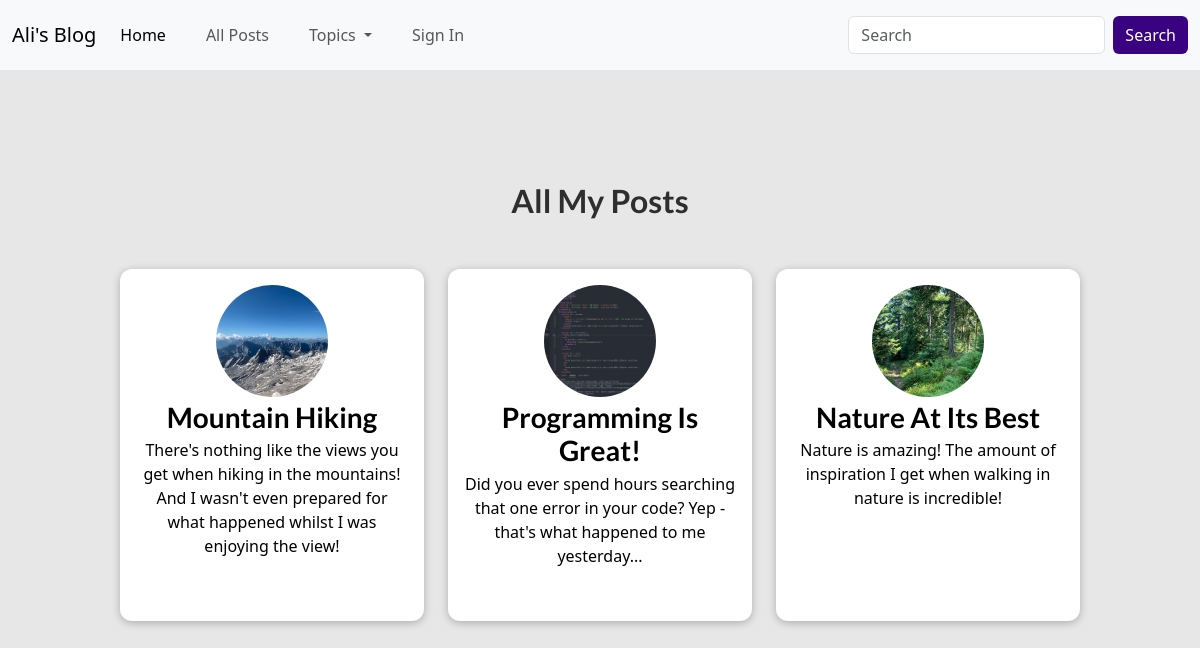
/posts/, run on an earlier commit of the app's database.
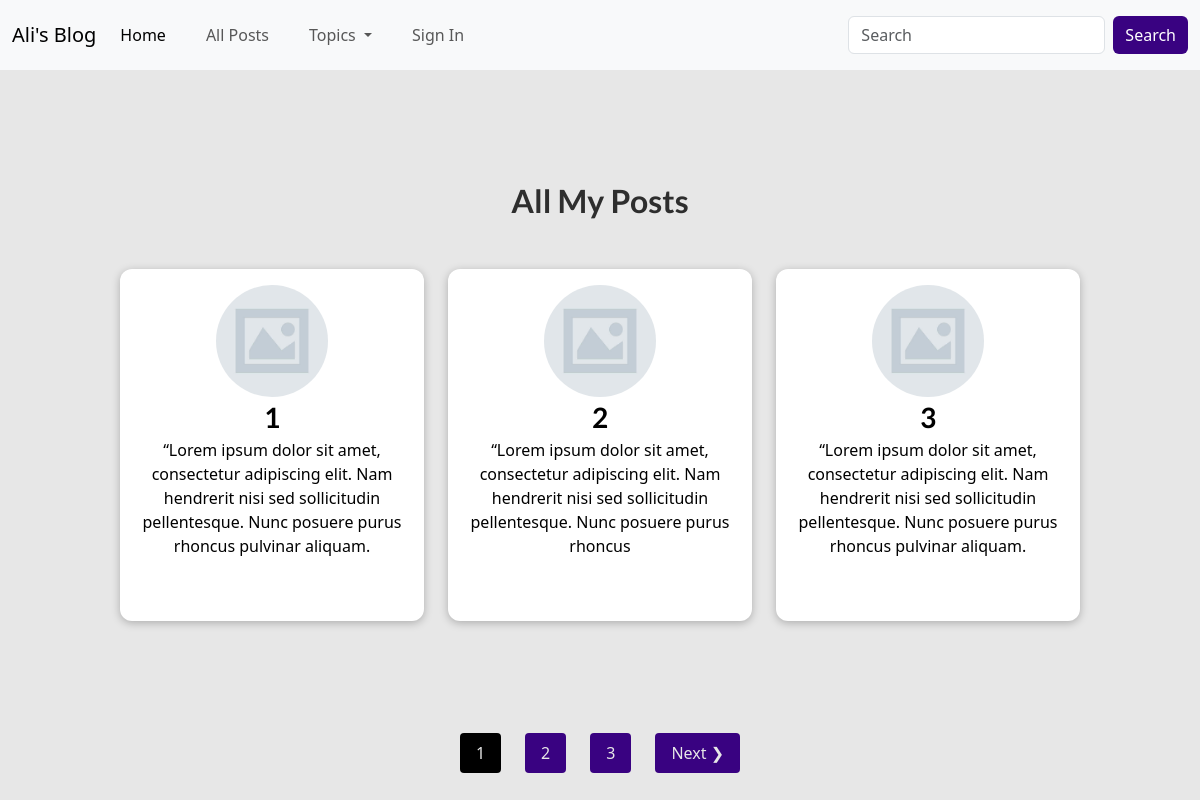
And on a later commit of the database.
### blog/models.py (models this page shows, shortened)
class Post(models.Model):
    title = models.CharField(max_length = 50)
    excerpt = models.CharField(max_length= 200)
    image = models.ImageField(upload_to = 'posts', null = True, default = 'posts/default_post_image.jpg')
    date = models.DateField(auto_now = True)
    slug = models.SlugField(unique=True) #db_index = True is here by default, we don't have to add it.(it is use to make quering the data more efficient)
    content = models.TextField(validators = [MinLengthValidator(10)])
    author = models.ForeignKey(Author, on_delete= models.SET_NULL, related_name = 'posts', null = True)
    tag = models.ManyToManyField(Tag)

### blog/views.py (the view)
# urls.py: path('posts/', views.all_posts, name = 'posts'),
def all_posts(request):
    search_query, posts = search_posts(request)
    custom_range, posts, paginator = paginate_posts(request, posts, 3)
    context = {'all_posts':posts, 'search_query':search_query, 'custom_range':custom_range}
    return render(request, 'blog/all-posts.html', context)

### blog/utils.py (called while the page is built)
def paginate_posts(request, posts, results):
    page = request.GET.get('page')
    paginator = Paginator(posts, results)
    try:
        posts = paginator.page(page)
    except PageNotAnInteger:
        page = 1
        posts = paginator.page(page)
    except EmptyPage:
        page = paginator.num_pages
        posts = paginator.page(page)
    leftindex = (int(page) - 2)
    if leftindex < 1:
        leftindex = 1
    rightindex = (int(page) + 3)
    if rightindex > paginator.num_pages:
        rightindex = paginator.num_pages + 1
    custom_range = range(leftindex, rightindex)
    return custom_range, posts, paginator

def search_posts(request):
    search_query = ''
    if request.GET.get('search_query'):
        search_query = request.GET.get('search_query')
    posts = Post.objects.filter(Q(title__icontains = search_query) | Q(excerpt__icontains = search_query)).order_by('-date')
    return search_query, posts

### blog/templates/blog/all-posts.html (shortened to what this page needs)
{% extends 'base.html' %}
{% load static %}
{% block css %}
<link rel = 'stylesheet' href = '{% static 'blog/post.css'%}'>
<link rel = 'stylesheet' href = '{% static 'blog/all-posts.css'%}'>
<link rel="stylesheet" media = "screen and (min-width:651px) and (max-width:768px)" href="{% static 'blog/tablet.css' %}">
<link rel="stylesheet" media = "screen and (min-width:501px) and (max-width:650px)" href="{% static 'blog/mini-tablet.css' %}">
<link rel="stylesheet" media = "screen and (max-width:500px)" href="{% static 'blog/smartphone.css' %}">
{% endblock %}
{% block content %}
<section id = 'all-posts'>
    <h2>All My Posts</h2>
    <ul>
        {% for post in all_posts %}
         {% include 'blog/includes/post.html'%}
        {% endfor %}
    </ul>
</section>
    {% include 'pagination.html' with queryset=all_posts custome_range=custome_range %}
{% endblock %}

### blog/templates/blog/includes/post.html
<li>
    <article class = 'post'>
        <a href = '{% url 'post' post.slug %}'>
        <img src = '{{ post.image.url }}' alt = '{{ post.title }}'>
        <div class = 'post_content'>
            <h3>{{post.title}}</h3>
            <p>
                {{ post.excerpt}}
            </p>
        </div>
        </a>
    </article>
</li>

What changed in the data, as far as the page shows it:
no longer on this page (row unchanged): Post: image (picture), title "Mountain Hiking", excerpt "There's nothing like the views you get when hiking in the mountains! And I wasn't even prepared for what happened whilst I was enjoying the view!"
no longer on this page (row unchanged): Post: image (picture), title "Programming Is Great!", excerpt "Did you ever spend hours searching that one error in your code? Yep - that's what happened to me yesterday..."
no longer on this page (row unchanged): Post: image (picture), title "Nature At Its Best", excerpt "Nature is amazing! The amount of inspiration I get when walking in nature is incredible!"
added Post: image (placeholder picture), title "1", excerpt "“Lorem ipsum dolor sit amet, consectetur adipiscing elit. Nam hendrerit nisi sed sollicitudin pellentesque. Nunc posuere purus rhoncus pulvinar aliquam."
added Post: image (placeholder picture), title "2", excerpt "“Lorem ipsum dolor sit amet, consectetur adipiscing elit. Nam hendrerit nisi sed sollicitudin pellentesque. Nunc posuere purus rhoncus"
added Post: image (placeholder picture), title "3", excerpt "“Lorem ipsum dolor sit amet, consectetur adipiscing elit. Nam hendrerit nisi sed sollicitudin pellentesque. Nunc posuere purus rhoncus pulvinar aliquam."
Also different on the page:
new list line: "1"
new list line: "2"
new list line: "3"
text now shown: "Next ❯"
